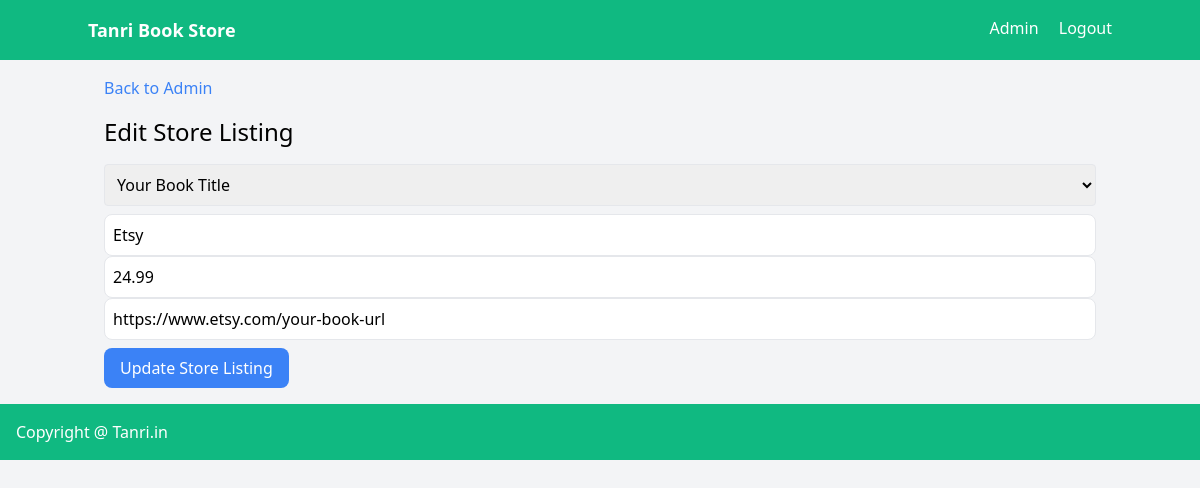
Page /admin/edit_store/3 (signed in) on the committed database.
### tables this page shows
CREATE TABLE book_stores (
            id INTEGER PRIMARY KEY AUTOINCREMENT,
            book_id INTEGER,
            store_name TEXT NOT NULL,
            price REAL,
            url TEXT,
            FOREIGN KEY (book_id) REFERENCES books(id)
        );

CREATE TABLE books (
            id INTEGER PRIMARY KEY AUTOINCREMENT,
            title TEXT NOT NULL,
            author TEXT NOT NULL,
            image_url TEXT,
            description TEXT
        );

### book_aggregator.py (the view, shortened to what this page needs)
@app.route('/admin/edit_store/<int:store_id>', methods=['GET', 'POST'])
@admin_required
def edit_store(store_id):
    with sqlite3.connect('books.db') as conn:
        c = conn.cursor()
        c.execute('SELECT * FROM book_stores WHERE id = ?', (store_id,))
        store = c.fetchone()
        c.execute('SELECT * FROM books')
        books = c.fetchall()
        if not store:
            flash('Store listing not found.', 'error')
            return redirect(url_for('admin'))
    return render_template('edit_store.html', store=store, books=books)

### book_aggregator.py (called while the page is built)
def admin_required(f):
    @wraps(f)
    def decorated_function(*args, **kwargs):
        if 'user_id' not in session:
            flash('Please log in as admin.', 'error')
            return redirect(url_for('login'))
        with sqlite3.connect('books.db') as conn:
            c = conn.cursor()
            c.execute('SELECT is_admin FROM users WHERE id = ?', (session['user_id'],))
            if not c.fetchone()[0]:
                flash('Admin access required.', 'error')
                return redirect(url_for('index'))
        return f(*args, **kwargs)
    return decorated_function

### templates/edit_store.html (shortened to what this page needs)
<!DOCTYPE html>
<html>
<head>
    <link href="https://cdn.jsdelivr.net/npm/tailwindcss@2.2.19/dist/tailwind.min.css" rel="stylesheet">
</head>
<body class="bg-gray-100">
    <nav class="bg-green-500 p-4">
        <div class="container mx-auto flex justify-between">
            <a href="{{ url_for('index') }}" class="text-white text-lg font-bold">Tanri Book Store</a>
            <div>
                {% if session.user_id %}
                    {% if session.is_admin %}
                        <a href="{{ url_for('admin') }}" class="text-white mr-4">Admin</a>
                    {% endif %}
                    <a href="{{ url_for('logout') }}" class="text-white">Logout</a>
                {% else %}
                    <a href="{{ url_for('login') }}" class="text-white mr-4">Login</a>
                    <a href="{{ url_for('register') }}" class="text-white">Register</a>
                {% endif %}
            </div>
        </div>
    </nav>
    <div class="container mx-auto p-4">
        <a href="{{ url_for('admin') }}" class="text-blue-500 mb-4 inline-block">Back to Admin</a>
        <h2 class="text-2xl mb-4">Edit Store Listing</h2>
        <form method="POST">
            <select name="book_id" class="border p-2 rounded w-full mb-2" required>
                {% for book in books %}
                    <option value="{{ book[0] }}" {% if book[0] == store[1] %}selected{% endif %}>{{ book[1] }}</option>
                {% endfor %}
            </select>
            <input type="text" name="store_name" placeholder="Store Name (e.g., Amazon)" value="{{ store[2] }}" class="border p-2 rounded-lg w-full" required>
            <input type="number" step="0.01" name="price" placeholder="Price (e.g., 19.99)" value="{{ store[3] }}" class="border p-2 rounded-lg w-full" required>
            <input type="text" name="url" placeholder="Store URL (e.g., https://amazon.com/book)" value="{{ store[4] }}" class="border p-2 rounded-lg w-full" required>
            <button type="submit" class="bg-blue-500 text-white rounded-lg p-2 px-4 mt-2">Update Store Listing</button>
        </form>
    </div>
    <footer  class="bg-green-500 p-4 text-white">
        <span class="justify-center">Copyright @ Tanri.in</span>
    </footer>
</body>
</html>

### rows in the picture
book_stores: book_id "Your Book Title", store_name "Etsy", price "24.99", url "https://www.etsy.com/your-book-url"
